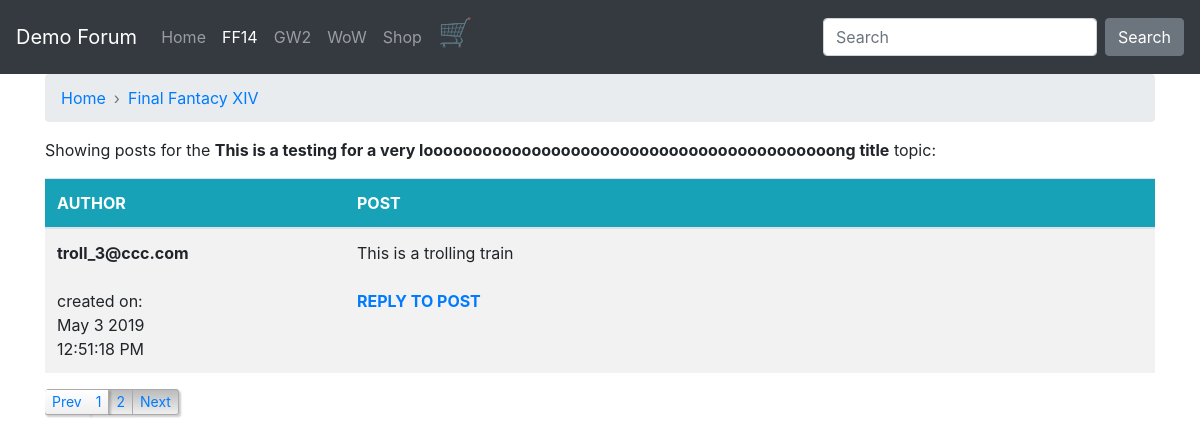
Page /showtopic.php?topic_id=5&forum_id=1&forum_name=Final Fantacy XIV&page=2 on the earlier database version.
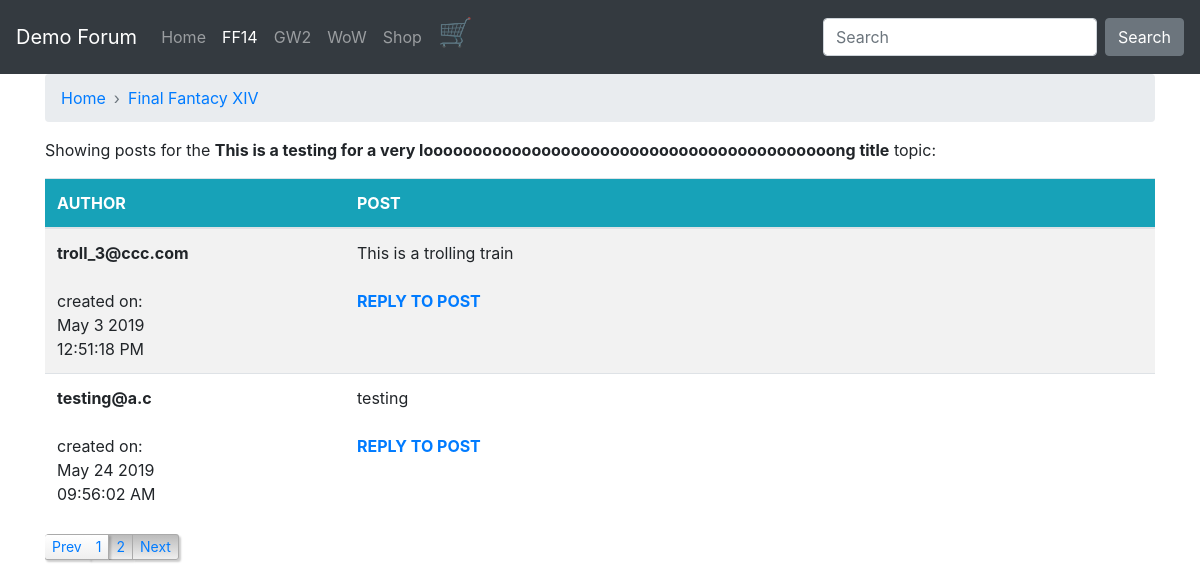
Same page on the later database version.
### tables this page shows
CREATE TABLE IF NOT EXISTS `forum_posts` (
  `post_id` int(11) NOT NULL AUTO_INCREMENT,
  `topic_id` int(11) NOT NULL,
  `post_text` text,
  `post_create_time` datetime DEFAULT NULL,
  `post_owner` varchar(150) DEFAULT NULL,
  `forum_id` int(11) NOT NULL,
  PRIMARY KEY (`post_id`)
);

### showtopic.php (the view, shortened to what this page needs)
<?php
include 'ch21_include.php';
$forum_id = $_GET['forum_id'];
$forum_name = $_GET['forum_name'];
$safe_topic_id = mysqli_real_escape_string($mysqli, $_GET['topic_id']);
$get_posts_count_sql = "SELECT COUNT(post_id) FROM forum_posts
WHERE topic_id = '".$safe_topic_id."'
ORDER BY post_create_time ASC";
$get_posts_count_res = mysqli_query($mysqli, $get_posts_count_sql)
or die(mysqli_error($mysqli));
$limit = 3;
if (isset($_GET["page"])){
    $page  = $_GET["page"];
}else { $page=1; };
$start_from = ($page-1) * $limit;
$row = mysqli_fetch_row($get_posts_count_res);
$total_records = $row[0];
$total_pages = ceil($total_records / $limit);
$verify_topic_sql = "SELECT topic_title FROM forum_topics
WHERE topic_id = '".$safe_topic_id."'";
$verify_topic_res = mysqli_query($mysqli, $verify_topic_sql)
or die(mysqli_error($mysqli));
if (mysqli_num_rows($verify_topic_res) < 1) {
$display_block = "<p><em>You have selected an invalid topic.<br/>
Please <a href=\"topiclist.php\">try again</a>.</em></p>";
} else {
while ($topic_info = mysqli_fetch_array($verify_topic_res)) {
        $topic_title = stripslashes($topic_info['topic_title']);
}
$get_posts_sql = "SELECT post_id, post_text,
DATE_FORMAT(post_create_time,
    '%b %e %Y<br/>%r') AS fmt_post_create_time, post_owner
FROM forum_posts
WHERE topic_id = '".$safe_topic_id."'
ORDER BY post_create_time ASC LIMIT $start_from, $limit";
$get_posts_res = mysqli_query($mysqli, $get_posts_sql)
or die(mysqli_error($mysqli));
$display_block = <<<END_OF_TEXT
<p>Showing posts for the <strong>$topic_title</strong> topic:</p>
<table class="table table-striped">
<thead class="bg-info text-white">
<tr>
<th style="width:300px;">AUTHOR</th>
<th style="width:810px;">POST</th>
</tr>
</thead>
END_OF_TEXT;
while ($posts_info = mysqli_fetch_array($get_posts_res)) {
$post_id = $posts_info['post_id'];
$post_text = nl2br(stripslashes($posts_info['post_text']));
$post_create_time = $posts_info['fmt_post_create_time'];
$post_owner = stripslashes($posts_info['post_owner']);
$display_block .= <<<END_OF_TEXT
<tr>
<td><strong>$post_owner</strong><br/><br/>
created on:<br/>$post_create_time</td>
<td style="word-break: break-all;">$post_text<br/><br/>
<a href="replytopost.php?forum_id=$forum_id&forum_name=$forum_name&post_id=$post_id">
<strong>REPLY TO POST</strong></a></td>
</tr>
END_OF_TEXT;
}
$display_block .= "</table>";
}
?>
<!DOCTYPE html>
<html>
<head>
    <link rel="stylesheet" href="https://stackpath.bootstrapcdn.com/bootstrap/4.3.1/css/bootstrap.min.css">
    <link type="text/css" rel="stylesheet" href="css/simplePagination.css"/>
    <link rel="stylesheet" href="css/app.css">
</head>
<body>
<?php include 'layouts/navbar.php' ?>
<div class="container">
<nav aria-label="breadcrumb">
    <ol class="breadcrumb arr-right">
        <li class="breadcrumb-item"><a href="index.php">Home</a></li>
        <li class="breadcrumb-item"><a href="topiclist.php?forum_id=<?php echo $forum_id?>&forum_name=<?php echo $forum_name?>"><?php echo $forum_name?></a></li>
    </ol>
</nav>
<?php echo $display_block; ?>
<?php
    $pagLink = "<nav><ul class='pagination'>";
    for ($i=1; $i<=$total_pages; $i++) {
            $pagLink .= "<li><a href=\"showtopic.php?topic_id=$safe_topic_id&forum_id=$forum_id&forum_name=$forum_name&page=".$i."\">".$i."</a></li>";
        };
    echo $pagLink . "</ul></nav>";
?>
</div>
</body>
</html>

Differences in the rows shown:
added forum_posts: post_owner "testing@a.c", post_create_time "May 24 2019 09:56:02 AM", post_text "testing"
